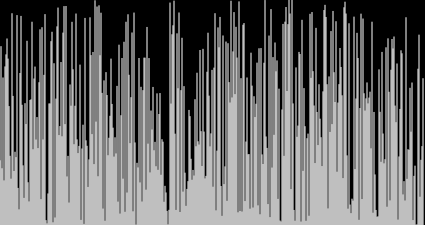
Frame 1 (no input)
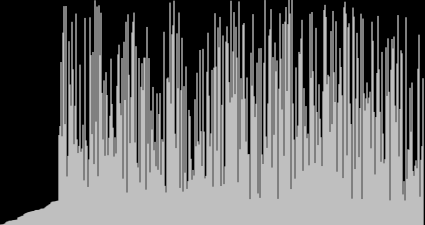
Frame 60 (no input)
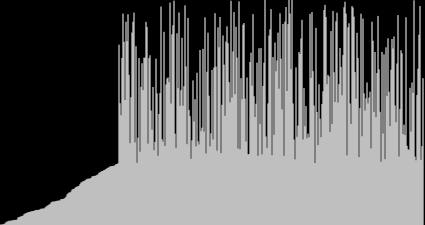
Frame 120 (the mouse pressed at the canvas centre since frame 60)

The p5.js sketch that drew these frames (run headless with seeded random() and noise() and a simulated clock; from frame 60 on, the mouse is pressed at the canvas centre):

// p5.js sketch
// ── sketch.js
function setup(){
    createCanvas(425,225);
    DataArray = [];
    for(var i = 0; i < width; i ++){
        DataArray.push(random(height));
    }
    shiftcounter = 0;
    frameRate(30);
}

function draw() {
    background(0);
    for(var i = 0;i < DataArray.length - 1; i++){
        stroke(255);
        line(i,height,i,DataArray[i]);
    }
    for(var x = 0; x < 50; x++){
        index = 0;
        Smallest = DataArray[shiftcounter];
        Temp = DataArray[shiftcounter];
        for(var x = shiftcounter;x < DataArray.length - 1; x++){        
            if(Smallest < DataArray[x]){
                Smallest = DataArray[x];
                index = x;
            }   
        }
        DataArray.splice(index,1,Temp);
        DataArray.splice(shiftcounter,1, Smallest);
        
        if (shiftcounter > DataArray.length -2 ){
            shiftcounter = 0;
        } 
        shiftcounter++;
    }
       
    
    // for(var i = 0;i < DataArray.length - 1; i++){
    //     index = 0;  
    //     stroke(255);
    //     line(i,height,i,DataArray[i]);
    //     index = 0;
    //     Smallest = DataArray[shiftcounter];
    //     Temp = DataArray[shiftcounter];
    //     for(var x = shiftcounter;x < DataArray.length - 1; x++){        
    //         if(Smallest > DataArray[x]){
    //             Smallest = DataArray[x];
    //             index = x;
    //         }   
    //     }
    //     DataArray.splice(index,1,Temp);
    //     DataArray.splice(shiftcounter,1, Smallest);
        
    //     if (shiftcounter > DataArray.length -2 ){
    //         shiftcounter = 0;
    //     } 
    //     shiftcounter++;
    // }
}


  
